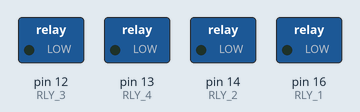
Recording of a sketch running on a simulated Arduino Uno, built with avr-gcc and run on an emulated ATmega328P. On the bench: switched loads named in the sketch (green lamp = pin HIGH).

Above: at 0.5 s.
At 3.5 s:
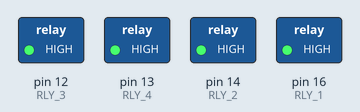
Timing chart, 0 to 4.6 s (numbered marks = the images above):
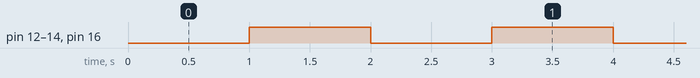

Measured:
- by itself, pin 12 (RLY_3), pin 13 (RLY_4), pin 14 (RLY_2), pin 16 (RLY_1): alternates HIGH for 1.0 s and LOW for 1.0 s

The sketch:

ST8266-4CH.ino
```cpp
#define RLY_1 16
#define RLY_2 14
#define RLY_3 12
#define RLY_4 13
// Variables will change:
int ledState = LOW; // ledState used to set the LED
unsigned long previousMillis = 0; // will store last time LED was updated
// constants won't change:
const long interval = 1000; // interval at which to blink (milliseconds)
void setup()
{
  // set the digital pin as output:
  pinMode(RLY_1, OUTPUT);
  pinMode(RLY_2, OUTPUT);
  pinMode(RLY_3, OUTPUT);
  pinMode(RLY_4, OUTPUT);
}
void loop()
{
  unsigned long currentMillis = millis();
  if (currentMillis - previousMillis >= interval) // save the last time you blinked the LED
  {
    previousMillis = currentMillis;
    if (ledState == LOW)
    {
      ledState = HIGH;
    } else {
      ledState = LOW;
    }
    // set the LED with the ledState of the variable:
    digitalWrite(RLY_1, ledState);
    digitalWrite(RLY_2, ledState);
    digitalWrite(RLY_3, ledState);
    digitalWrite(RLY_4, ledState);
  }
}
```
